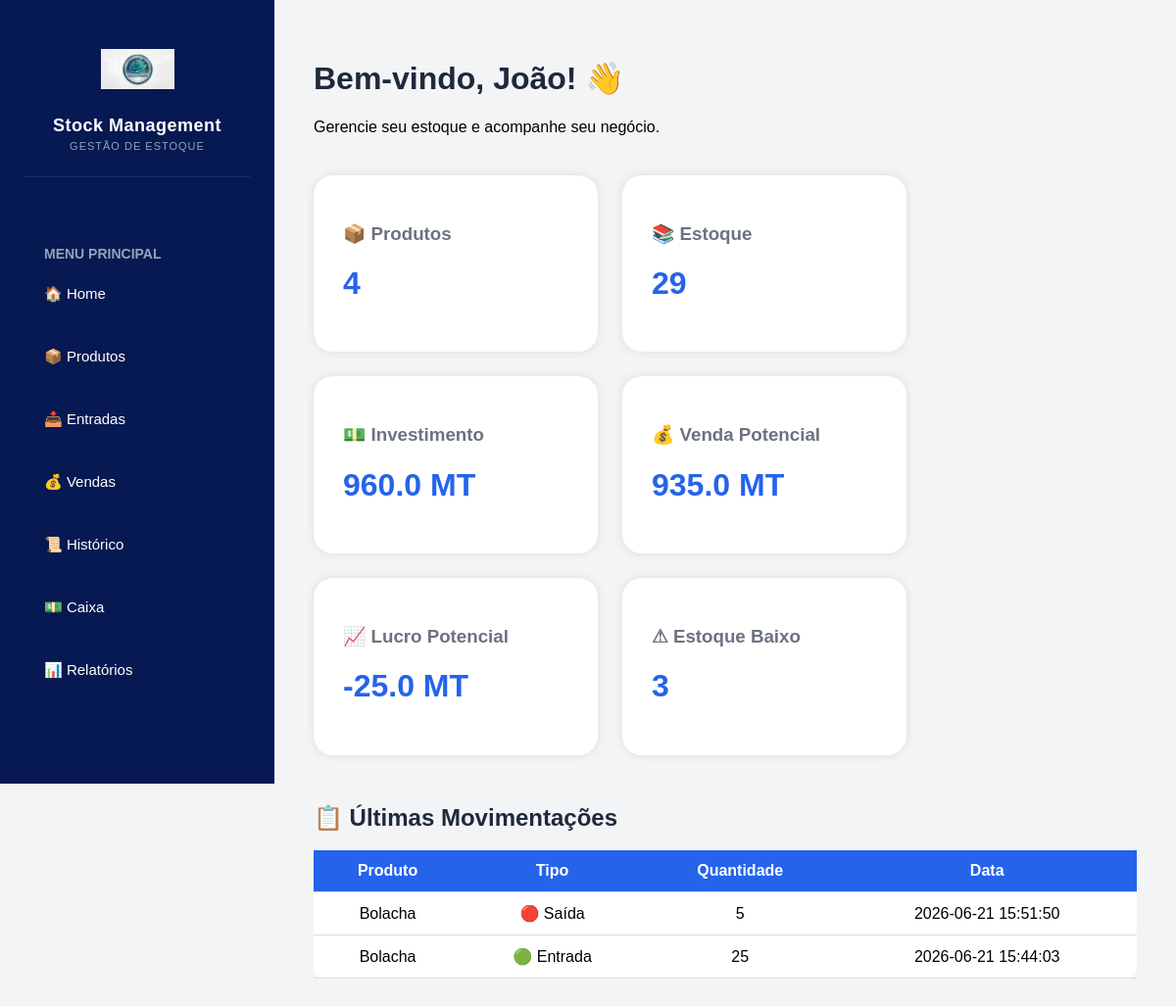
Before: / with the older database file.
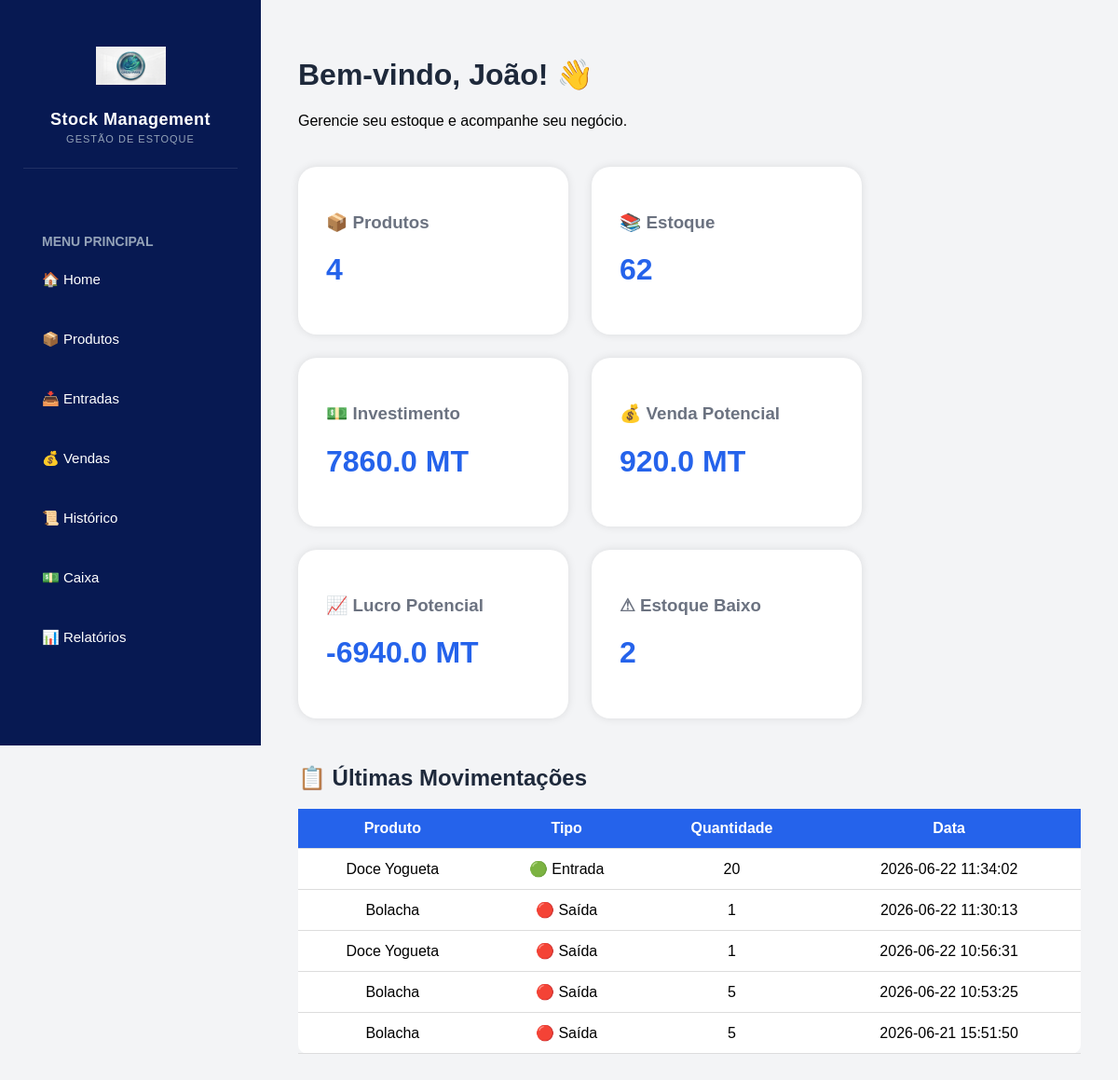
After: the same page with the newer database file.
### tables this page shows
CREATE TABLE stock_movements (

    id INTEGER PRIMARY KEY AUTOINCREMENT,
    
    product_id INTEGER NOT NULL,
    
    movement_type TEXT NOT NULL,
    
    quantity INTEGER NOT NULL,
    
    date TIMESTAMP DEFAULT CURRENT_TIMESTAMP
    
, total_value REAL DEFAULT 0);

CREATE TABLE products (
    id INTEGER PRIMARY KEY AUTOINCREMENT,
    name TEXT NOT NULL,
    quantity INTEGER NOT NULL,
    purchase_price REAL NOT NULL,
    selling_price REAL NOT NULL
, minimum_stock INTEGER DEFAULT 5);

### app.py (the view)
@app.route('/')
def home():
    connection = sqlite3.connect('database/database.db')
    cursor = connection.cursor()
    cursor.execute(
        '''
        SELECT COUNT(*)
        FROM products
        WHERE quantity <= minimum_stock
        '''
    )
    low_stock_count = cursor.fetchone()[0]
    cursor.execute(
        '''
        SELECT
            products.name,
            stock_movements.movement_type,
            stock_movements.quantity,
            stock_movements.date

        FROM stock_movements

        INNER JOIN products
        ON products.id = stock_movements.product_id

        ORDER BY stock_movements.id DESC

        LIMIT 5
        '''
    )
    recent_movements = cursor.fetchall()
    cursor.execute(
        'SELECT COUNT(*) FROM products'
    )
    total_products = cursor.fetchone()[0]
    cursor.execute(
        'SELECT SUM(quantity) FROM products'
    )
    total_stock = cursor.fetchone()[0]
    cursor.execute(
        'SELECT SUM(quantity * purchase_price) FROM products'
    )
    total_investment = cursor.fetchone()[0]
    cursor.execute(
        'SELECT SUM(quantity * selling_price) FROM products'
    )
    total_sales_value = cursor.fetchone()[0]
    connection.close()
    if total_stock is None:
        total_stock = 0
    if total_investment is None:
        total_investment = 0
    if total_sales_value is None:
        total_sales_value = 0
    total_profit = total_sales_value - total_investment
    return render_template(
        'index.html',
        total_products=total_products,
        total_stock=total_stock,
        total_investment=round(total_investment, 2),
        total_sales_value=round(total_sales_value, 2),
        total_profit=round(total_profit, 2),
        low_stock_count=low_stock_count,
        recent_movements=recent_movements
    )

### templates/index.html
{% extends 'base.html' %}
{% block content %}
<h1>
    Bem-vindo, João! 👋
</h1>
<p>
    Gerencie seu estoque e acompanhe seu negócio.
</p>
<div class="dashboard">
    <div class="dashboard-card">
        <h3>📦 Produtos</h3>
        <h1>{{ total_products }}</h1>
    </div>
    <div class="dashboard-card">
        <h3>📚 Estoque</h3>
        <h1>{{ total_stock }}</h1>
    </div>
    <div class="dashboard-card">
        <h3>💵 Investimento</h3>
        <h1>{{ total_investment }} MT</h1>
    </div>
    <div class="dashboard-card">
        <h3>💰 Venda Potencial</h3>
        <h1>{{ total_sales_value }} MT</h1>
    </div>
    <div class="dashboard-card">
        <h3>📈 Lucro Potencial</h3>
        <h1>{{ total_profit }} MT</h1>
    </div>
    <div class="dashboard-card">
        <h3>⚠ Estoque Baixo</h3>
        <h1>{{ low_stock_count }}</h1>
    </div>
</div>
<div class="table-container">
    <h2>
        📋 Últimas Movimentações
    </h2>
    <table>
        <tr>
            <th>Produto</th>
            <th>Tipo</th>
            <th>Quantidade</th>
            <th>Data</th>
        </tr>
        {% for movement in recent_movements %}
        <tr>
            <td>{{ movement[0] }}</td>
            <td>
                {% if movement[1] == 'Entrada' %}
                    🟢 Entrada
                {% else %}
                    🔴 Saída
                {% endif %}
            </td>
            <td>{{ movement[2] }}</td>
            <td>{{ movement[3] }}</td>
        </tr>
        {% endfor %}
    </table>
</div>
{% endblock %}

Changed rows visible on the page:
no longer on this page (row unchanged): stock_movements: name "Bolacha", movement_type "🟢 Entrada", quantity "25", date "2026-06-21 15:44:03"
added stock_movements: name "Doce Yogueta", movement_type "🟢 Entrada", quantity "20", date "2026-06-22 11:34:02"
added stock_movements: name "Bolacha", movement_type "🔴 Saída", quantity "1", date "2026-06-22 11:30:13"
added stock_movements: name "Doce Yogueta", movement_type "🔴 Saída", quantity "1", date "2026-06-22 10:56:31"
added stock_movements: name "Bolacha", movement_type "🔴 Saída", quantity "5", date "2026-06-22 10:53:25"
Other visible differences:
{{ total_stock }}: "29" → "62"
{{ total_investment }}: "960.0" → "7860.0"
{{ total_sales_value }}: "935.0" → "920.0"
{{ total_profit }}: "-25.0" → "-6940.0"
{{ low_stock_count }}: "3" → "2"
